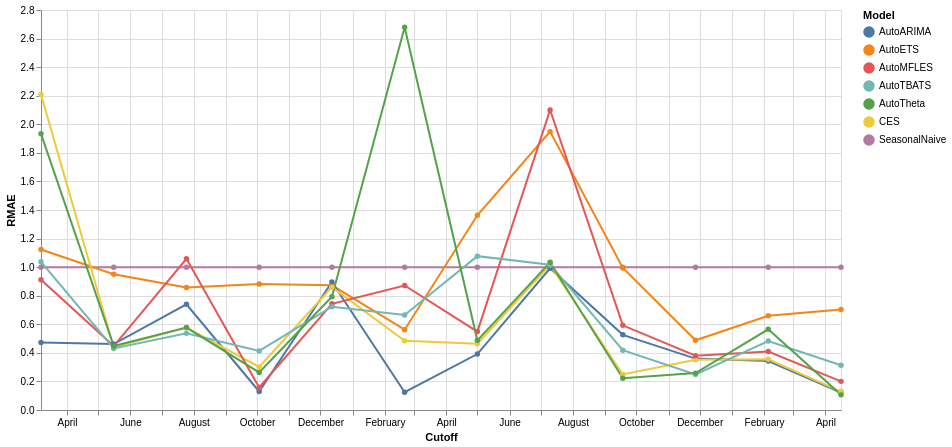

Write notebook code for a chart like this one.
### Code cell
long_df = pl.DataFrame(cv_evaluation).unpivot(
    index=["unique_id", "cutoff", "metric"],
    on=pl.selectors.exclude(["unique_id", "cutoff", "metric"]),
    variable_name="model",
    value_name="value",
)

chart = (
    alt.Chart(long_df.to_pandas())
    .mark_line(point=True)
    .encode(
        x=alt.X("cutoff:T", title="Cutoff"),
        y=alt.Y("value:Q", title="RMAE"),
        color=alt.Color("model:N", title="Model"),
        tooltip=["cutoff:T", "model:N", "value:Q"],
    )
    .properties(width=800, height=400, title="RMAE over Cross-validation windows by model")
)

chart

### Figure 1 — Vega specification as saved in the notebook (floating-point values rounded to 4 significant figures)
{"$schema": "https://vega.github.io/schema/vega/v6.json", "data": [{"name": "source_0", "values": [{"unique_id": "all", "cutoff": "2024-03-07T00:00:00.000", "metric": "rmae_SeasonalNaive", "model": "SeasonalNaive", "value": 1.0}, {"unique_id": "all", "cutoff": "2024-05-16T00:00:00.000", "metric": "rmae_SeasonalNaive", "model": "SeasonalNaive", "value": 1.0}, {"unique_id": "all", "cutoff": "2024-07-25T00:00:00.000", "metric": "rmae_SeasonalNaive", "model": "SeasonalNaive", "value": 1.0}, {"unique_id": "all", "cutoff": "2024-10-03T00:00:00.000", "metric": "rmae_SeasonalNaive", "model": "SeasonalNaive", "value": 1.0}, {"unique_id": "all", "cutoff": "2024-12-12T00:00:00.000", "metric": "rmae_SeasonalNaive", "model": "SeasonalNaive", "value": 1.0}, {"unique_id": "all", "cutoff": "2025-02-20T00:00:00.000", "metric": "rmae_SeasonalNaive", "model": "SeasonalNaive", "value": 1.0}, {"unique_id": "all", "cutoff": "2025-05-01T00:00:00.000", "metric": "rmae_SeasonalNaive", "model": "SeasonalNaive", "value": 1.0}, {"unique_id": "all", "cutoff": "2025-07-10T00:00:00.000", "metric": "rmae_SeasonalNaive", "model": "SeasonalNaive", "value": 1.0}, {"unique_id": "all", "cutoff": "2025-09-18T00:00:00.000", "metric": "rmae_SeasonalNaive", "model": "SeasonalNaive", "value": 1.0}, {"unique_id": "all", "cutoff": "2025-11-27T00:00:00.000", "metric": "rmae_SeasonalNaive", "model": "SeasonalNaive", "value": 1.0}, {"unique_id": "all", "cutoff": "2026-02-05T00:00:00.000", "metric": "rmae_SeasonalNaive", "model": "SeasonalNaive", "value": 1.0}, {"unique_id": "all", "cutoff": "2026-04-16T00:00:00.000", "metric": "rmae_SeasonalNaive", "model": "SeasonalNaive", "value": 1.0}, {"unique_id": "all", "cutoff": "2024-03-07T00:00:00.000", "metric": "rmae_SeasonalNaive", "model": "AutoETS", "value": 1.123}, {"unique_id": "all", "cutoff": "2024-05-16T00:00:00.000", "metric": "rmae_SeasonalNaive", "model": "AutoETS", "value": 0.95}, {"unique_id": "all", "cutoff": "2024-07-25T00:00:00.000", "metric": "rmae_SeasonalNaive", "model": "AutoETS", "value": 0.8569}, {"unique_id": "all", "cutoff": "2024-10-03T00:00:00.000", "metric": "rmae_SeasonalNaive", "model": "AutoETS", "value": 0.8817}, {"unique_id": "all", "cutoff": "2024-12-12T00:00:00.000", "metric": "rmae_SeasonalNaive", "model": "AutoETS", "value": 0.8728}, {"unique_id": "all", "cutoff": "2025-02-20T00:00:00.000", "metric": "rmae_SeasonalNaive", "model": "AutoETS", "value": 0.5622}, {"unique_id": "all", "cutoff": "2025-05-01T00:00:00.000", "metric": "rmae_SeasonalNaive", "model": "AutoETS", "value": 1.363}, {"unique_id": "all", "cutoff": "2025-07-10T00:00:00.000", "metric": "rmae_SeasonalNaive", "model": "AutoETS", "value": 1.949}, {"unique_id": "all", "cutoff": "2025-09-18T00:00:00.000", "metric": "rmae_SeasonalNaive", "model": "AutoETS", "value": 0.9943}, {"unique_id": "all", "cutoff": "2025-11-27T00:00:00.000", "metric": "rmae_SeasonalNaive", "model": "AutoETS", "value": 0.4879}, {"unique_id": "all", "cutoff": "2026-02-05T00:00:00.000", "metric": "rmae_SeasonalNaive", "model": "AutoETS", "value": 0.6595}, {"unique_id": "all", "cutoff": "2026-04-16T00:00:00.000", "metric": "rmae_SeasonalNaive", "model": "AutoETS", "value": 0.7035}, {"unique_id": "all", "cutoff": "2024-03-07T00:00:00.000", "metric": "rmae_SeasonalNaive", "model": "AutoARIMA", "value": 0.4729}, {"unique_id": "all", "cutoff": "2024-05-16T00:00:00.000", "metric": "rmae_SeasonalNaive", "model": "AutoARIMA", "value": 0.4618}, {"unique_id": "all", "cutoff": "2024-07-25T00:00:00.000", "metric": "rmae_SeasonalNaive", "model": "AutoARIMA", "value": 0.7399}, {"unique_id": "all", "cutoff": "2024-10-03T00:00:00.000", "metric": "rmae_SeasonalNaive", "model": "AutoARIMA", "value": 0.1298}, {"unique_id": "all", "cutoff": "2024-12-12T00:00:00.000", "metric": "rmae_SeasonalNaive", "model": "AutoARIMA", "value": 0.8959}, {"unique_id": "all", "cutoff": "2025-02-20T00:00:00.000", "metric": "rmae_SeasonalNaive", "model": "AutoARIMA", "value": 0.1247}, {"unique_id": "all", "cutoff": "2025-05-01T00:00:00.000", "metric": "rmae_SeasonalNaive", "model": "AutoARIMA", "value": 0.3917}, {"unique_id": "all", "cutoff": "2025-07-10T00:00:00.000", "metric": "rmae_SeasonalNaive", "model": "AutoARIMA", "value": 0.9919}, {"unique_id": "all", "cutoff": "2025-09-18T00:00:00.000", "metric": "rmae_SeasonalNaive", "model": "AutoARIMA", "value": 0.526}, {"unique_id": "all", "cutoff": "2025-11-27T00:00:00.000", "metric": "rmae_SeasonalNaive", "model": "AutoARIMA", "value": 0.3597}, {"unique_id": "all", "cutoff": "2026-02-05T00:00:00.000", "metric": "rmae_SeasonalNaive", "model": "AutoARIMA", "value": 0.3431}, {"unique_id": "all", "cutoff": "2026-04-16T00:00:00.000", "metric": "rmae_SeasonalNaive", "model": "AutoARIMA", "value": 0.1217}, {"unique_id": "all", "cutoff": "2024-03-07T00:00:00.000", "metric": "rmae_SeasonalNaive", "model": "CES", "value": 2.208}, {"unique_id": "all", "cutoff": "2024-05-16T00:00:00.000", "metric": "rmae_SeasonalNaive", "model": "CES", "value": 0.4383}, {"unique_id": "all", "cutoff": "2024-07-25T00:00:00.000", "metric": "rmae_SeasonalNaive", "model": "CES", "value": 0.5774}, {"unique_id": "all", "cutoff": "2024-10-03T00:00:00.000", "metric": "rmae_SeasonalNaive", "model": "CES", "value": 0.301}, {"unique_id": "all", "cutoff": "2024-12-12T00:00:00.000", "metric": "rmae_SeasonalNaive", "model": "CES", "value": 0.86}, {"unique_id": "all", "cutoff": "2025-02-20T00:00:00.000", "metric": "rmae_SeasonalNaive", "model": "CES", "value": 0.4843}, {"unique_id": "all", "cutoff": "2025-05-01T00:00:00.000", "metric": "rmae_SeasonalNaive", "model": "CES", "value": 0.464}, {"unique_id": "all", "cutoff": "2025-07-10T00:00:00.000", "metric": "rmae_SeasonalNaive", "model": "CES", "value": 1.016}, {"unique_id": "all", "cutoff": "2025-09-18T00:00:00.000", "metric": "rmae_SeasonalNaive", "model": "CES", "value": 0.2487}, {"unique_id": "all", "cutoff": "2025-11-27T00:00:00.000", "metric": "rmae_SeasonalNaive", "model": "CES", "value": 0.3511}, {"unique_id": "all", "cutoff": "2026-02-05T00:00:00.000", "metric": "rmae_SeasonalNaive", "model": "CES", "value": 0.3547}, {"unique_id": "all", "cutoff": "2026-04-16T00:00:00.000", "metric": "rmae_SeasonalNaive", "model": "CES", "value": 0.1291}, {"unique_id": "all", "cutoff": "2024-03-07T00:00:00.000", "metric": "rmae_SeasonalNaive", "model": "AutoMFLES", "value": 0.9111}, {"unique_id": "all", "cutoff": "2024-05-16T00:00:00.000", "metric": "rmae_SeasonalNaive", "model": "AutoMFLES", "value": 0.4476}, {"unique_id": "all", "cutoff": "2024-07-25T00:00:00.000", "metric": "rmae_SeasonalNaive", "model": "AutoMFLES", "value": 1.058}, {"unique_id": "all", "cutoff": "2024-10-03T00:00:00.000", "metric": "rmae_SeasonalNaive", "model": "AutoMFLES", "value": 0.1581}, {"unique_id": "all", "cutoff": "2024-12-12T00:00:00.000", "metric": "rmae_SeasonalNaive", "model": "AutoMFLES", "value": 0.7436}, {"unique_id": "all", "cutoff": "2025-02-20T00:00:00.000", "metric": "rmae_SeasonalNaive", "model": "AutoMFLES", "value": 0.8714}, {"unique_id": "all", "cutoff": "2025-05-01T00:00:00.000", "metric": "rmae_SeasonalNaive", "model": "AutoMFLES", "value": 0.5488}, {"unique_id": "all", "cutoff": "2025-07-10T00:00:00.000", "metric": "rmae_SeasonalNaive", "model": "AutoMFLES", "value": 2.101}, {"unique_id": "all", "cutoff": "2025-09-18T00:00:00.000", "metric": "rmae_SeasonalNaive", "model": "AutoMFLES", "value": 0.5927}, {"unique_id": "all", "cutoff": "2025-11-27T00:00:00.000", "metric": "rmae_SeasonalNaive", "model": "AutoMFLES", "value": 0.3797}, {"unique_id": "all", "cutoff": "2026-02-05T00:00:00.000", "metric": "rmae_SeasonalNaive", "model": "AutoMFLES", "value": 0.4096}, {"unique_id": "all", "cutoff": "2026-04-16T00:00:00.000", "metric": "rmae_SeasonalNaive", "model": "AutoMFLES", "value": 0.2004}, {"unique_id": "all", "cutoff": "2024-03-07T00:00:00.000", "metric": "rmae_SeasonalNaive", "model": "AutoTBATS", "value": 1.037}, {"unique_id": "all", "cutoff": "2024-05-16T00:00:00.000", "metric": "rmae_SeasonalNaive", "model": "AutoTBATS", "value": 0.4306}, {"unique_id": "all", "cutoff": "2024-07-25T00:00:00.000", "metric": "rmae_SeasonalNaive", "model": "AutoTBATS", "value": 0.5378}, {"unique_id": "all", "cutoff": "2024-10-03T00:00:00.000", "metric": "rmae_SeasonalNaive", "model": "AutoTBATS", "value": 0.4138}, {"unique_id": "all", "cutoff": "2024-12-12T00:00:00.000", "metric": "rmae_SeasonalNaive", "model": "AutoTBATS", "value": 0.7232}, {"unique_id": "all", "cutoff": "2025-02-20T00:00:00.000", "metric": "rmae_SeasonalNaive", "model": "AutoTBATS", "value": 0.665}, {"unique_id": "all", "cutoff": "2025-05-01T00:00:00.000", "metric": "rmae_SeasonalNaive", "model": "AutoTBATS", "value": 1.077}, {"unique_id": "all", "cutoff": "2025-07-10T00:00:00.000", "metric": "rmae_SeasonalNaive", "model": "AutoTBATS", "value": 1.017}, {"unique_id": "all", "cutoff": "2025-09-18T00:00:00.000", "metric": "rmae_SeasonalNaive", "model": "AutoTBATS", "value": 0.4188}, {"unique_id": "all", "cutoff": "2025-11-27T00:00:00.000", "metric": "rmae_SeasonalNaive", "model": "AutoTBATS", "value": 0.249}, {"unique_id": "all", "cutoff": "2026-02-05T00:00:00.000", "metric": "rmae_SeasonalNaive", "model": "AutoTBATS", "value": 0.4827}, {"unique_id": "all", "cutoff": "2026-04-16T00:00:00.000", "metric": "rmae_SeasonalNaive", "model": "AutoTBATS", "value": 0.313}, {"unique_id": "all", "cutoff": "2024-03-07T00:00:00.000", "metric": "rmae_SeasonalNaive", "model": "AutoTheta", "value": 1.933}, {"unique_id": "all", "cutoff": "2024-05-16T00:00:00.000", "metric": "rmae_SeasonalNaive", "model": "AutoTheta", "value": 0.448}, {"unique_id": "all", "cutoff": "2024-07-25T00:00:00.000", "metric": "rmae_SeasonalNaive", "model": "AutoTheta", "value": 0.5773}, {"unique_id": "all", "cutoff": "2024-10-03T00:00:00.000", "metric": "rmae_SeasonalNaive", "model": "AutoTheta", "value": 0.2628}, {"unique_id": "all", "cutoff": "2024-12-12T00:00:00.000", "metric": "rmae_SeasonalNaive", "model": "AutoTheta", "value": 0.7935}, {"unique_id": "all", "cutoff": "2025-02-20T00:00:00.000", "metric": "rmae_SeasonalNaive", "model": "AutoTheta", "value": 2.679}, {"unique_id": "all", "cutoff": "2025-05-01T00:00:00.000", "metric": "rmae_SeasonalNaive", "model": "AutoTheta", "value": 0.4877}, {"unique_id": "all", "cutoff": "2025-07-10T00:00:00.000", "metric": "rmae_SeasonalNaive", "model": "AutoTheta", "value": 1.034}, {"unique_id": "all", "cutoff": "2025-09-18T00:00:00.000", "metric": "rmae_SeasonalNaive", "model": "AutoTheta", "value": 0.2218}, {"unique_id": "all", "cutoff": "2025-11-27T00:00:00.000", "metric": "rmae_SeasonalNaive", "model": "AutoTheta", "value": 0.2582}, {"unique_id": "all", "cutoff": "2026-02-05T00:00:00.000", "metric": "rmae_SeasonalNaive", "model": "AutoTheta", "value": 0.5648}, {"unique_id": "all", "cutoff": "2026-04-16T00:00:00.000", "metric": "rmae_SeasonalNaive", "model": "AutoTheta", "value": 0.1059}], "transform": [{"type": "formula", "expr": "toDate(datum['cutoff'])", "as": "cutoff"}]}, {"name": "data_0", "values": [{"cutoff": "2024-03-07T00:00:00.000", "model": "SeasonalNaive", "value": 1.0}, {"cutoff": "2024-05-16T00:00:00.000", "model": "SeasonalNaive", "value": 1.0}, {"cutoff": "2024-07-25T00:00:00.000", "model": "SeasonalNaive", "value": 1.0}, {"cutoff": "2024-10-03T00:00:00.000", "model": "SeasonalNaive", "value": 1.0}, {"cutoff": "2024-12-12T00:00:00.000", "model": "SeasonalNaive", "value": 1.0}, {"cutoff": "2025-02-20T00:00:00.000", "model": "SeasonalNaive", "value": 1.0}, {"cutoff": "2025-05-01T00:00:00.000", "model": "SeasonalNaive", "value": 1.0}, {"cutoff": "2025-07-10T00:00:00.000", "model": "SeasonalNaive", "value": 1.0}, {"cutoff": "2025-09-18T00:00:00.000", "model": "SeasonalNaive", "value": 1.0}, {"cutoff": "2025-11-27T00:00:00.000", "model": "SeasonalNaive", "value": 1.0}, {"cutoff": "2026-02-05T00:00:00.000", "model": "SeasonalNaive", "value": 1.0}, {"cutoff": "2026-04-16T00:00:00.000", "model": "SeasonalNaive", "value": 1.0}, {"cutoff": "2024-03-07T00:00:00.000", "model": "AutoETS", "value": 1.123}, {"cutoff": "2024-05-16T00:00:00.000", "model": "AutoETS", "value": 0.95}, {"cutoff": "2024-07-25T00:00:00.000", "model": "AutoETS", "value": 0.8569}, {"cutoff": "2024-10-03T00:00:00.000", "model": "AutoETS", "value": 0.8817}, {"cutoff": "2024-12-12T00:00:00.000", "model": "AutoETS", "value": 0.8728}, {"cutoff": "2025-02-20T00:00:00.000", "model": "AutoETS", "value": 0.5622}, {"cutoff": "2025-05-01T00:00:00.000", "model": "AutoETS", "value": 1.363}, {"cutoff": "2025-07-10T00:00:00.000", "model": "AutoETS", "value": 1.949}, {"cutoff": "2025-09-18T00:00:00.000", "model": "AutoETS", "value": 0.9943}, {"cutoff": "2025-11-27T00:00:00.000", "model": "AutoETS", "value": 0.4879}, {"cutoff": "2026-02-05T00:00:00.000", "model": "AutoETS", "value": 0.6595}, {"cutoff": "2026-04-16T00:00:00.000", "model": "AutoETS", "value": 0.7035}, {"cutoff": "2024-03-07T00:00:00.000", "model": "AutoARIMA", "value": 0.4729}, {"cutoff": "2024-05-16T00:00:00.000", "model": "AutoARIMA", "value": 0.4618}, {"cutoff": "2024-07-25T00:00:00.000", "model": "AutoARIMA", "value": 0.7399}, {"cutoff": "2024-10-03T00:00:00.000", "model": "AutoARIMA", "value": 0.1298}, {"cutoff": "2024-12-12T00:00:00.000", "model": "AutoARIMA", "value": 0.8959}, {"cutoff": "2025-02-20T00:00:00.000", "model": "AutoARIMA", "value": 0.1247}, {"cutoff": "2025-05-01T00:00:00.000", "model": "AutoARIMA", "value": 0.3917}, {"cutoff": "2025-07-10T00:00:00.000", "model": "AutoARIMA", "value": 0.9919}, {"cutoff": "2025-09-18T00:00:00.000", "model": "AutoARIMA", "value": 0.526}, {"cutoff": "2025-11-27T00:00:00.000", "model": "AutoARIMA", "value": 0.3597}, {"cutoff": "2026-02-05T00:00:00.000", "model": "AutoARIMA", "value": 0.3431}, {"cutoff": "2026-04-16T00:00:00.000", "model": "AutoARIMA", "value": 0.1217}, {"cutoff": "2024-03-07T00:00:00.000", "model": "CES", "value": 2.208}, {"cutoff": "2024-05-16T00:00:00.000", "model": "CES", "value": 0.4383}, {"cutoff": "2024-07-25T00:00:00.000", "model": "CES", "value": 0.5774}, {"cutoff": "2024-10-03T00:00:00.000", "model": "CES", "value": 0.301}, {"cutoff": "2024-12-12T00:00:00.000", "model": "CES", "value": 0.86}, {"cutoff": "2025-02-20T00:00:00.000", "model": "CES", "value": 0.4843}, {"cutoff": "2025-05-01T00:00:00.000", "model": "CES", "value": 0.464}, {"cutoff": "2025-07-10T00:00:00.000", "model": "CES", "value": 1.016}, {"cutoff": "2025-09-18T00:00:00.000", "model": "CES", "value": 0.2487}, {"cutoff": "2025-11-27T00:00:00.000", "model": "CES", "value": 0.3511}, {"cutoff": "2026-02-05T00:00:00.000", "model": "CES", "value": 0.3547}, {"cutoff": "2026-04-16T00:00:00.000", "model": "CES", "value": 0.1291}, {"cutoff": "2024-03-07T00:00:00.000", "model": "AutoMFLES", "value": 0.9111}, {"cutoff": "2024-05-16T00:00:00.000", "model": "AutoMFLES", "value": 0.4476}, {"cutoff": "2024-07-25T00:00:00.000", "model": "AutoMFLES", "value": 1.058}, {"cutoff": "2024-10-03T00:00:00.000", "model": "AutoMFLES", "value": 0.1581}, {"cutoff": "2024-12-12T00:00:00.000", "model": "AutoMFLES", "value": 0.7436}, {"cutoff": "2025-02-20T00:00:00.000", "model": "AutoMFLES", "value": 0.8714}, {"cutoff": "2025-05-01T00:00:00.000", "model": "AutoMFLES", "value": 0.5488}, {"cutoff": "2025-07-10T00:00:00.000", "model": "AutoMFLES", "value": 2.101}, {"cutoff": "2025-09-18T00:00:00.000", "model": "AutoMFLES", "value": 0.5927}, {"cutoff": "2025-11-27T00:00:00.000", "model": "AutoMFLES", "value": 0.3797}, {"cutoff": "2026-02-05T00:00:00.000", "model": "AutoMFLES", "value": 0.4096}, {"cutoff": "2026-04-16T00:00:00.000", "model": "AutoMFLES", "value": 0.2004}, {"cutoff": "2024-03-07T00:00:00.000", "model": "AutoTBATS", "value": 1.037}, {"cutoff": "2024-05-16T00:00:00.000", "model": "AutoTBATS", "value": 0.4306}, {"cutoff": "2024-07-25T00:00:00.000", "model": "AutoTBATS", "value": 0.5378}, {"cutoff": "2024-10-03T00:00:00.000", "model": "AutoTBATS", "value": 0.4138}, {"cutoff": "2024-12-12T00:00:00.000", "model": "AutoTBATS", "value": 0.7232}, {"cutoff": "2025-02-20T00:00:00.000", "model": "AutoTBATS", "value": 0.665}, {"cutoff": "2025-05-01T00:00:00.000", "model": "AutoTBATS", "value": 1.077}, {"cutoff": "2025-07-10T00:00:00.000", "model": "AutoTBATS", "value": 1.017}, {"cutoff": "2025-09-18T00:00:00.000", "model": "AutoTBATS", "value": 0.4188}, {"cutoff": "2025-11-27T00:00:00.000", "model": "AutoTBATS", "value": 0.249}, {"cutoff": "2026-02-05T00:00:00.000", "model": "AutoTBATS", "value": 0.4827}, {"cutoff": "2026-04-16T00:00:00.000", "model": "AutoTBATS", "value": 0.313}, {"cutoff": "2024-03-07T00:00:00.000", "model": "AutoTheta", "value": 1.933}, {"cutoff": "2024-05-16T00:00:00.000", "model": "AutoTheta", "value": 0.448}, {"cutoff": "2024-07-25T00:00:00.000", "model": "AutoTheta", "value": 0.5773}, {"cutoff": "2024-10-03T00:00:00.000", "model": "AutoTheta", "value": 0.2628}, {"cutoff": "2024-12-12T00:00:00.000", "model": "AutoTheta", "value": 0.7935}, {"cutoff": "2025-02-20T00:00:00.000", "model": "AutoTheta", "value": 2.679}, {"cutoff": "2025-05-01T00:00:00.000", "model": "AutoTheta", "value": 0.4877}, {"cutoff": "2025-07-10T00:00:00.000", "model": "AutoTheta", "value": 1.034}, {"cutoff": "2025-09-18T00:00:00.000", "model": "AutoTheta", "value": 0.2218}, {"cutoff": "2025-11-27T00:00:00.000", "model": "AutoTheta", "value": 0.2582}, {"cutoff": "2026-02-05T00:00:00.000", "model": "AutoTheta", "value": 0.5648}, {"cutoff": "2026-04-16T00:00:00.000", "model": "AutoTheta", "value": 0.1059}], "transform": [{"type": "formula", "expr": "toDate(datum['cutoff'])", "as": "cutoff"}]}, {"name": "source_0_color_domain_model_0", "values": [{"model": "SeasonalNaive"}, {"model": "AutoETS"}, {"model": "AutoARIMA"}, {"model": "CES"}, {"model": "AutoMFLES"}, {"model": "AutoTBATS"}, {"model": "AutoTheta"}]}, {"name": "data_0_color_domain_model_1", "values": [{"model": "SeasonalNaive"}, {"model": "AutoETS"}, {"model": "AutoARIMA"}, {"model": "CES"}, {"model": "AutoMFLES"}, {"model": "AutoTBATS"}, {"model": "AutoTheta"}]}], "marks": [{"type": "group", "name": "layer_0_pathgroup", "from": {"facet": {"data": "source_0", "name": "faceted_path_layer_0_main", "groupby": ["model"]}}, "encode": {"update": {"width": {"field": {"signal": null, "datum": null, "group": "width", "parent": null}}, "height": {"field": {"signal": null, "datum": null, "group": "height", "parent": null}}}}, "marks": [{"type": "line", "name": "layer_0_marks", "from": {"data": "faceted_path_layer_0_main"}, "sort": {"field": "x"}, "encode": {"update": {"x": {"field": "cutoff", "scale": "x"}, "tooltip": {"signal": "{\"cutoff\": timeFormat(datum[\"cutoff\"], \"%b %d, %Y\"), \"model\": isValid(datum[\"model\"]) ? isArray(datum[\"model\"]) ? join(datum[\"model\"], '\\n') : datum[\"model\"] : \"\"+datum[\"model\"], \"value\": format(datum[\"value\"], \"\")}"}, "stroke": {"field": "model", "scale": "color"}, "defined": {"signal": "isValid(datum[\"cutoff\"]) && isFinite(+datum[\"cutoff\"]) && isValid(datum[\"value\"]) && isFinite(+datum[\"value\"])"}, "y": {"field": "value", "scale": "y"}}}, "style": ["line"]}]}, {"type": "symbol", "name": "layer_1_marks", "from": {"data": "data_0"}, "encode": {"update": {"x": {"field": "cutoff", "scale": "x"}, "tooltip": {"signal": "{\"cutoff\": timeFormat(datum[\"cutoff\"], \"%b %d, %Y\"), \"model\": isValid(datum[\"model\"]) ? isArray(datum[\"model\"]) ? join(datum[\"model\"], '\\n') : datum[\"model\"] : \"\"+datum[\"model\"], \"value\": format(datum[\"value\"], \"\")}"}, "opacity": {"value": 1}, "y": {"field": "value", "scale": "y"}, "fill": {"field": "model", "scale": "color"}}}, "style": ["point"]}], "scales": [{"name": "x", "type": "time", "domain": {"fields": [{"data": "source_0", "field": "cutoff"}, {"data": "data_0", "field": "cutoff"}]}, "range": [0, {"signal": "width"}]}, {"name": "y", "type": "linear", "domain": {"fields": [{"data": "source_0", "field": "value"}, {"data": "data_0", "field": "value"}]}, "range": [{"signal": "height"}, 0], "zero": true, "nice": true}, {"name": "color", "type": "ordinal", "domain": {"fields": [{"data": "source_0_color_domain_model_0", "field": "model"}, {"data": "data_0_color_domain_model_1", "field": "model"}], "sort": true}, "range": "category"}], "axes": [{"scale": "x", "maxExtent": 0, "aria": false, "minExtent": 0, "tickCount": {"signal": "ceil(width/40)"}, "labels": false, "ticks": false, "zindex": 0, "gridScale": "y", "grid": true, "orient": "bottom", "domain": false}, {"scale": "y", "aria": false, "tickCount": {"signal": "ceil(height/40)"}, "ticks": false, "orient": "left", "grid": true, "maxExtent": 0, "gridScale": "x", "domain": false, "zindex": 0, "labels": false, "minExtent": 0}, {"scale": "x", "labelOverlap": true, "labelFlush": true, "zindex": 0, "title": "Cutoff", "tickCount": {"signal": "ceil(width/40)"}, "orient": "bottom", "grid": false}, {"scale": "y", "labelOverlap": true, "title": "RMAE", "zindex": 0, "grid": false, "tickCount": {"signal": "ceil(height/40)"}, "orient": "left"}], "legends": [{"title": "Model", "stroke": "color", "symbolType": "circle", "fill": "color", "encode": {"symbols": {"update": {"opacity": {"value": 1}}}}}], "width": 800, "background": "white", "padding": 5, "height": 400, "style": "cell"}
